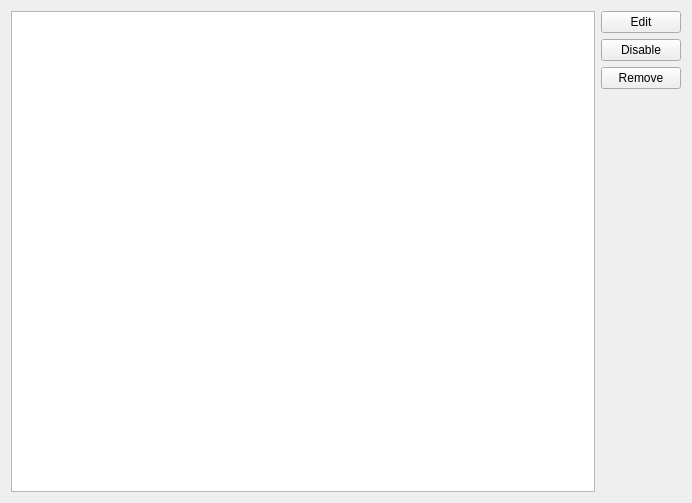
<?xml version="1.0" encoding="UTF-8"?>
<ui version="4.0">
 <class>UserScriptsManagerWidget</class>
 <widget class="QWidget" name="UserScriptsManagerWidget">
  <property name="geometry">
   <rect>
    <x>0</x>
    <y>0</y>
    <width>692</width>
    <height>503</height>
   </rect>
  </property>
  <property name="windowTitle">
   <string notr="true"/>
  </property>
  <layout class="QVBoxLayout" name="verticalLayout_2">
   <item>
    <layout class="QHBoxLayout" name="horizontalLayout">
     <item>
      <widget class="QTreeView" name="Items_"/>
     </item>
     <item>
      <layout class="QVBoxLayout" name="verticalLayout">
       <item>
        <widget class="QPushButton" name="Edit_">
         <property name="text">
          <string>Edit</string>
         </property>
        </widget>
       </item>
       <item>
        <widget class="QPushButton" name="Disable_">
         <property name="text">
          <string>Disable</string>
         </property>
        </widget>
       </item>
       <item>
        <widget class="QPushButton" name="Remove_">
         <property name="text">
          <string>Remove</string>
         </property>
        </widget>
       </item>
       <item>
        <spacer name="verticalSpacer">
         <property name="orientation">
          <enum>Qt::Vertical</enum>
         </property>
         <property name="sizeHint" stdset="0">
          <size>
           <width>20</width>
           <height>40</height>
          </size>
         </property>
        </spacer>
       </item>
      </layout>
     </item>
    </layout>
   </item>
  </layout>
 </widget>
 <resources/>
 <connections/>
</ui>
